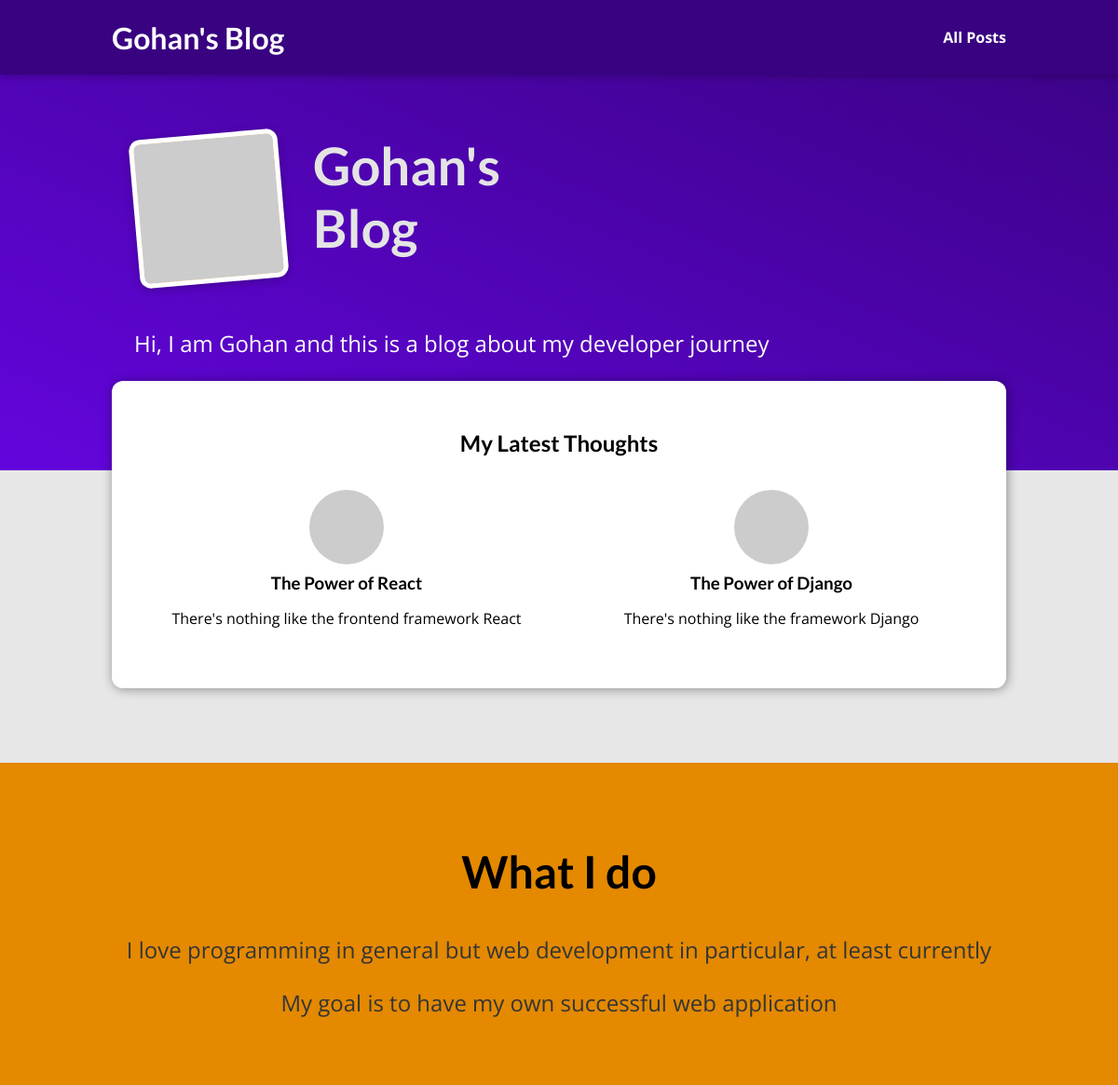
The page / on the database its author committed.
### blog/models.py (models this page shows, shortened)
class Post(models.Model):
    author = models.ForeignKey(Author, on_delete=models.SET_NULL, null=True)
    tags = models.ManyToManyField(Tag)
    title = models.CharField(max_length=100)
    description = models.CharField(max_length=150)
    image = models.CharField(max_length=100)
    date = models.DateField(auto_now=True)
    slug = models.SlugField(unique=True)
    content = models.TextField(validators=[MinLengthValidator(10)])

### blog/views.py (the view)
# urls.py: path('', views.home, name='home'),
def home(request):
    return render(request, 'blog/home.html', {'posts': latest_posts})

### blog/templates/blog/home.html
{% extends 'boiletplate.html' %}
{% load static %}
{% block header_links %}
  <link rel="stylesheet" href="{% static 'blog/home.css' %}" />
  <link rel="stylesheet" href="{% static 'blog/post.css' %}" />
{% endblock %}
{% block content %}
  <section id="welcome">
    <header>
      <img src="https://picsum.photos/400" alt="Gohan - The Author of this Blog" />
      <h2>Gohan's Blog</h2>
    </header>
    <p>Hi, I am Gohan and this is a blog about my developer journey</p>
  </section>
  <section id="latest-posts">
    <h2>My Latest Thoughts</h2>
    <ul>
      {% for post in posts %}
        {% include 'blog/includes/post-intro.html' %}
      {% endfor %}
    </ul>
  </section>
  <section id="about">
    <h2>What I do</h2>
    <p>I love programming in general but web development in particular, at least currently</p>
    <p>My goal is to have my own successful web application</p>
  </section>
{% endblock %}

### blog/templates/blog/includes/post-intro.html
<li>
  <article class="post">
    <a href="{% url 'post-posts' post.slug %}">
      <img src="{{ post.image }}" alt="{{ post.title }}" />
      <div class="post__content">
        <h3>{{ post.title }}</h3>
        <p>{{ post.description }}</p>
      </div>
    </a>
  </article>
</li>

### static/app.css (style rules this page uses)
* { box-sizing: border-box; }
html { font-family: 'Open Sans', 'Lato', sans-serif; }
body { margin: 0; }
h1, h2, h3 { font-family: 'Lato', sans-serif; font-weight: bold; }

### blog/static/blog/home.css (style rules this page uses)
#welcome { background: linear-gradient(to right top, #6305dd, #390281); padding: 6rem 12%; }
#welcome header { display: flex; align-items: flex-start; margin: 3rem auto; }
#welcome img { width: 10rem; height: 10rem; object-fit: cover; object-position: top; border: 5px solid white; border-radius: 12px; background-color: #ffe1bf; transform: rotateZ(-5deg); box-shadow: 0 2px 8px rgba(0, 0, 0, 0.25); }
#welcome h2 { font-size: 3.5rem; margin: 0 0 0 2rem; color: #e4e4e4; width: 10rem; }
#welcome p { color: white; font-size: 1.5rem; }
#latest-posts { background-color: white; padding: 2rem; border-radius: 12px; width: 60rem; margin: -6rem auto 2rem auto; box-shadow: 1px 1px 12px rgba(0, 0, 0, 0.4); }
#latest-posts h2 { text-align: center; }
#latest-posts ul { list-style: none; margin: 0; padding: 0; display: flex; gap: 1rem; }
#latest-posts li { flex: 1; }
#about { text-align: center; padding: 3rem; background-color: #e48900; margin-top: 5rem; }
#about h2 { font-size: 3rem; }
#about p { font-size: 1.5rem; color: #353535; }
.post { display: flex; flex-direction: column; align-items: center; text-align: center; }
.post a { text-decoration: none; color: black; transition: all 0.2s ease; padding: 1rem; }
.post img { width: 5rem; height: 5rem; object-fit: cover; border-radius: 50%; }
.post h3 { margin: 0.25rem 0; }

### blog/static/blog/post.css (style rules this page uses)
body { background-color: #e7e7e7; }

### rows shown on the page
Post: title "The Power of React", description "There's nothing like the frontend framework React"
Post: title "The Power of Django", description "There's nothing like the framework Django"
